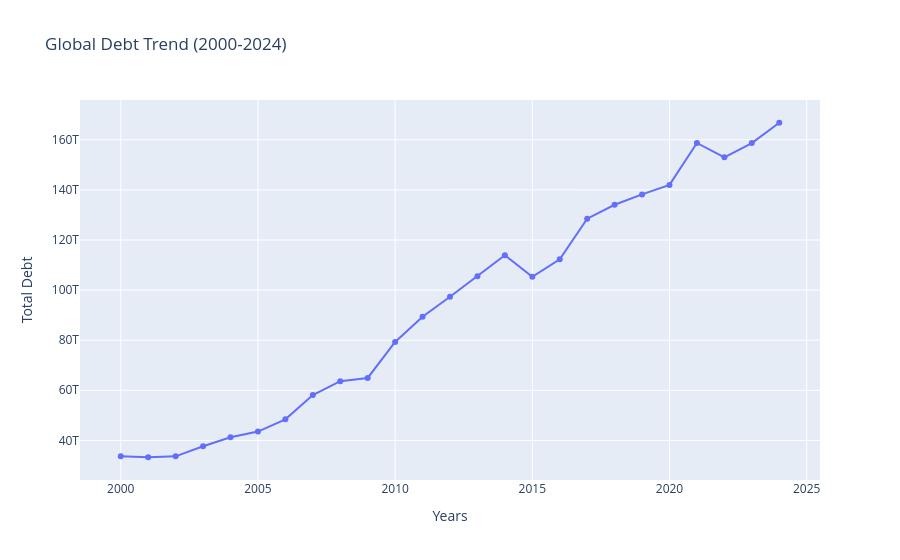

Write notebook code for a chart like this one.
### Code cell
yearwise_debt = yearwise_debt.sort_values('Years', ascending=True)

fig = px.line(yearwise_debt, x='Years', y='Total Debt',
              title='Global Debt Trend (2000-2024)',
              markers=True,
              )

fig.update_traces(texttemplate='%{text:.2s}', textposition='top center')
fig.show()

### Figure 1 — Plotly figure (JSON) as saved in the notebook; plotly's stock layout.template omitted (floating-point values rounded to 4 significant figures)
{"data": [{"hovertemplate": "Years=%{x}<br>Total Debt=%{y}<extra></extra>", "legendgroup": "", "line": {"color": "#636efa", "dash": "solid"}, "marker": {"symbol": "circle"}, "mode": "lines+markers", "name": "", "orientation": "v", "showlegend": false, "textposition": "top center", "texttemplate": "%{text:.2s}", "type": "scatter", "x": [2000, 2001, 2002, 2003, 2004, 2005, 2006, 2007, 2008, 2009, 2010, 2011, 2012, 2013, 2014, 2015, 2016, 2017, 2018, 2019, 2020, 2021, 2022, 2023, 2024], "xaxis": "x", "y": [33690000000000.0, 33270000000000.0, 33620000000000.0, 37630000000000.0, 41240000000000.0, 43530000000000.0, 48390000000000.0, 58110000000000.0, 63640000000000.0, 64920000000000.0, 79310000000000.0, 89350000000000.0, 97320000000000.0, 105500000000000.0, 113900000000000.0, 105300000000000.0, 112300000000000.0, 128500000000000.0, 134000000000000.0, 138200000000000.0, 142000000000000.0, 158700000000000.0, 153000000000000.0, 158700000000000.0, 166800000000000.0], "yaxis": "y"}], "layout": {"legend": {"tracegroupgap": 0}, "title": {"text": "Global Debt Trend (2000-2024)"}, "xaxis": {"anchor": "y", "domain": [0, 1], "title": {"text": "Years"}}, "yaxis": {"anchor": "x", "domain": [0, 1], "title": {"text": "Total Debt"}}}}
